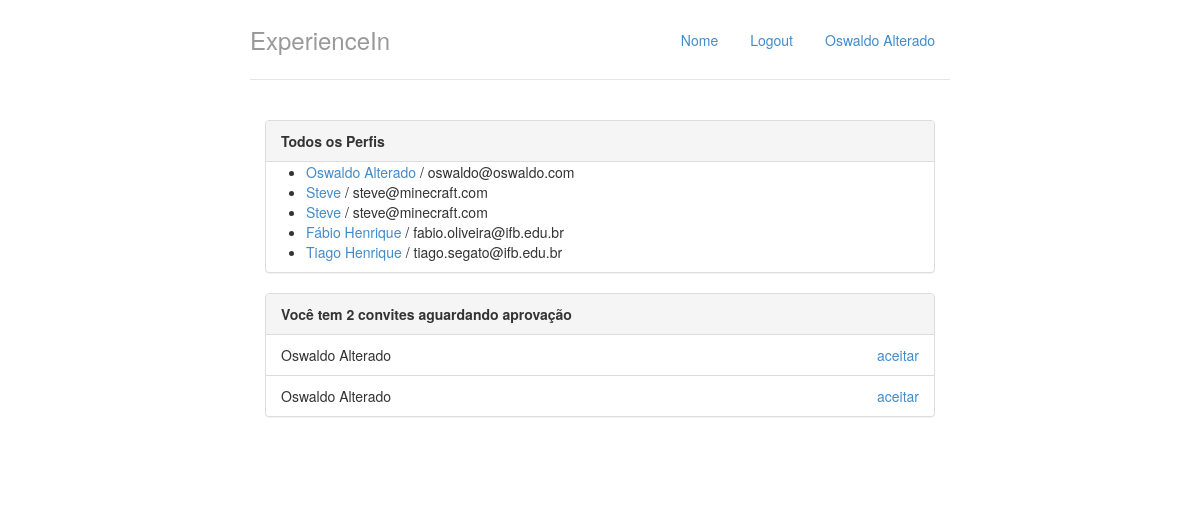
The app's page /, older data.
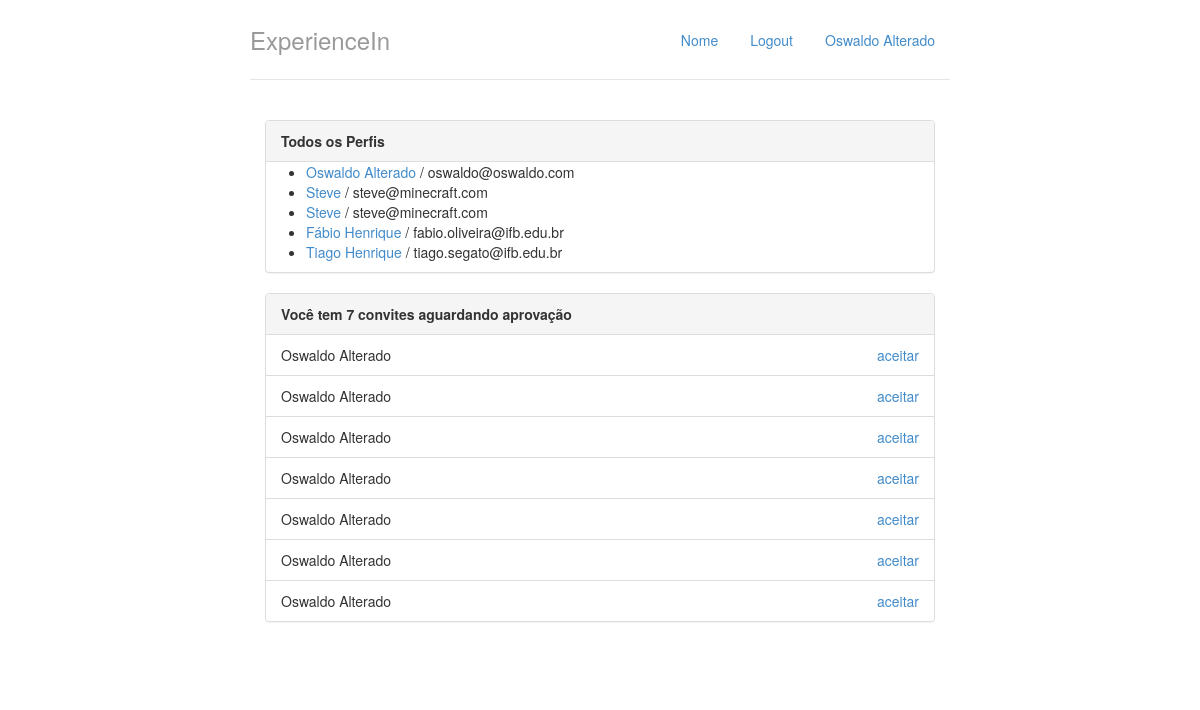
The same page, newer data.
### perfis/models.py (models this page shows, shortened)
class Perfil(models.Model):
    nome = models.CharField(max_length=255, null=False)
    email = models.CharField(max_length=255, null=False)
    telefone = models.CharField(max_length=15, null=False)
    nome_empresa = models.CharField(max_length=255, null=False)

class Convite(models.Model):
   solicitante = models.ForeignKey(Perfil, on_delete=models.CASCADE, related_name='convites_feitos')
   convidado = models.ForeignKey(Perfil, on_delete=models.CASCADE, related_name='convites_recebidos')

### perfis/views.py (the view)
# urls.py: path('', views.index, name='index'),
def index(request):
    return render(request, 'index.html', {'perfis' : Perfil.objects.all(), 'perfil_logado' : get_perfil_logado(request)})

### perfis/views.py (called while the page is built)
def get_perfil_logado(request):
    return Perfil.objects.get(id=1)

### perfis/templates/index.html
{% extends "base.html" %}
{% block body %}
<div class="col-lg-12">
    <div class="panel panel-default">
        <div class="panel-heading">
            <strong>Todos os Perfis</strong>
        </div>
        {% if perfis %}
          <ul>
              {% for perfil in perfis %}
                  <li>
                    <a href="{% url 'exibir' perfil.id%}">{{ perfil.nome }}</a> / {{ perfil.email }}
                  </li>
              {% endfor %}
          </ul>
        {% else %}
          <p>Nenhum Perfil encontrado</p>
        {% endif %}
    </div>
    <div class="panel panel-default">
        {% with total_de_convites=perfil_logado.convites_recebidos.count %}
          {% if total_de_convites %}
              <div class="panel-heading">
                  <strong>Você tem {{ total_de_convites }} convite{{ total_de_convites|pluralize }} aguardando aprovação</strong>
              </div>
              <ul class="list-group">
                  {% for convite in perfil_logado.convites_recebidos.all %}
                      <li class="list-group-item">
                              {{ convite.solicitante.nome }}
                              <a href="#" class="pull-right">aceitar</a>
                      </li>
                  {% endfor %}
              </ul>
          {% else %}
              <div class="panel-body">
                  <p>Nenhum convite recebido :(</p>
              </div>
          {% endif %}
        {% endwith %}
    </div>
</div>
{% endblock %}

### perfis/templates/base.html (shortened to what this page needs)
{% load staticfiles %}
<!DOCTYPE html>
<html lang="pt">
  <head>
    <link href="{% static "styles/bootstrap.css" %}" rel="stylesheet">
    <link href="{% static "styles/main.css" %}" rel="stylesheet">
  </head>
  <body>
    <div class="container">
      <div class="header">
        <ul class="nav nav-pills pull-right">
          <li class=""><a href="{% url 'index' %}">Nome</a></li>
          <li class=""><a href="/logout/">Logout</a></li>
          <li class=""><a href="{% url 'index' %}">{{perfil_logado.nome}}</a></li>
        </ul>
        <h3 class="text-muted">ExperienceIn</h3>
      </div>
      <div class="row content">
         {% block body %}
         {% endblock %}
      </div>
    </div>
  </body>
</html>

### perfis/static/styles/main.css (style rules this page uses)
body { padding-top: 20px; padding-bottom: 20px; }
.header, .content, .footer { padding-left: 15px; padding-right: 15px; }
.header { border-bottom: 1px solid #e5e5e5; }
.header h3 { margin-top: 0; margin-bottom: 0; line-height: 40px; padding-bottom: 19px; }
@media (min-width: 768px) { .container { max-width: 730px; } }
.content { margin: 40px 0; }
@media screen and (min-width: 768px) { .header, .content, .footer { padding-left: 0; padding-right: 0; } }
@media screen and (min-width: 768px) { .header { margin-bottom: 30px; } }

Row changes from the older to the newer data that the page shows:
added Convite: solicitante.nome "Oswaldo Alterado"
added Convite: solicitante.nome "Oswaldo Alterado"
added Convite: solicitante.nome "Oswaldo Alterado"
added Convite: solicitante.nome "Oswaldo Alterado"
added Convite: solicitante.nome "Oswaldo Alterado"
Text that changed along with them:
{{ total_de_convites }}: "2" → "7"
